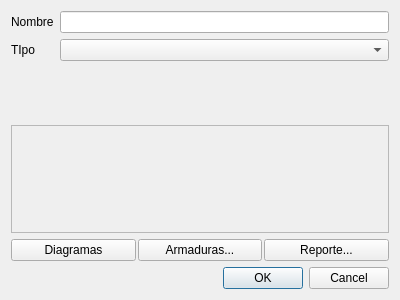
<?xml version="1.0" encoding="UTF-8"?>
<ui version="4.0">
 <class>DlgNewElement</class>
 <widget class="QDialog" name="DlgNewElement">
  <property name="geometry">
   <rect>
    <x>0</x>
    <y>0</y>
    <width>400</width>
    <height>300</height>
   </rect>
  </property>
  <property name="windowTitle">
   <string>Nuevo elemento</string>
  </property>
  <layout class="QVBoxLayout" name="verticalLayout">
   <item>
    <layout class="QFormLayout" name="formLayout">
     <item row="0" column="0">
      <widget class="QLabel" name="Nombre">
       <property name="text">
        <string>Nombre</string>
       </property>
      </widget>
     </item>
     <item row="0" column="1">
      <widget class="QLineEdit" name="txtName"/>
     </item>
     <item row="1" column="0">
      <widget class="QLabel" name="Tipo">
       <property name="text">
        <string>TIpo</string>
       </property>
      </widget>
     </item>
     <item row="1" column="1">
      <widget class="QComboBox" name="cboType"/>
     </item>
    </layout>
   </item>
   <item>
    <widget class="QFrame" name="frame">
     <property name="frameShape">
      <enum>QFrame::StyledPanel</enum>
     </property>
     <property name="frameShadow">
      <enum>QFrame::Raised</enum>
     </property>
     <layout class="QVBoxLayout" name="verticalLayout_3"/>
    </widget>
   </item>
   <item>
    <layout class="QHBoxLayout" name="horizontalLayout_3">
     <property name="spacing">
      <number>2</number>
     </property>
     <item>
      <widget class="QPushButton" name="btnDiagramas">
       <property name="text">
        <string>Diagramas</string>
       </property>
      </widget>
     </item>
     <item>
      <widget class="QPushButton" name="btnArmadura">
       <property name="text">
        <string>Armaduras...</string>
       </property>
      </widget>
     </item>
     <item>
      <widget class="QPushButton" name="btnReporte">
       <property name="text">
        <string>Reporte...</string>
       </property>
      </widget>
     </item>
    </layout>
   </item>
   <item>
    <widget class="QDialogButtonBox" name="buttonBox">
     <property name="orientation">
      <enum>Qt::Horizontal</enum>
     </property>
     <property name="standardButtons">
      <set>QDialogButtonBox::Cancel|QDialogButtonBox::Ok</set>
     </property>
    </widget>
   </item>
  </layout>
 </widget>
 <resources/>
 <connections>
  <connection>
   <sender>buttonBox</sender>
   <signal>accepted()</signal>
   <receiver>DlgNewElement</receiver>
   <slot>accept()</slot>
   <hints>
    <hint type="sourcelabel">
     <x>248</x>
     <y>254</y>
    </hint>
    <hint type="destinationlabel">
     <x>157</x>
     <y>274</y>
    </hint>
   </hints>
  </connection>
  <connection>
   <sender>buttonBox</sender>
   <signal>rejected()</signal>
   <receiver>DlgNewElement</receiver>
   <slot>reject()</slot>
   <hints>
    <hint type="sourcelabel">
     <x>316</x>
     <y>260</y>
    </hint>
    <hint type="destinationlabel">
     <x>286</x>
     <y>274</y>
    </hint>
   </hints>
  </connection>
 </connections>
</ui>
